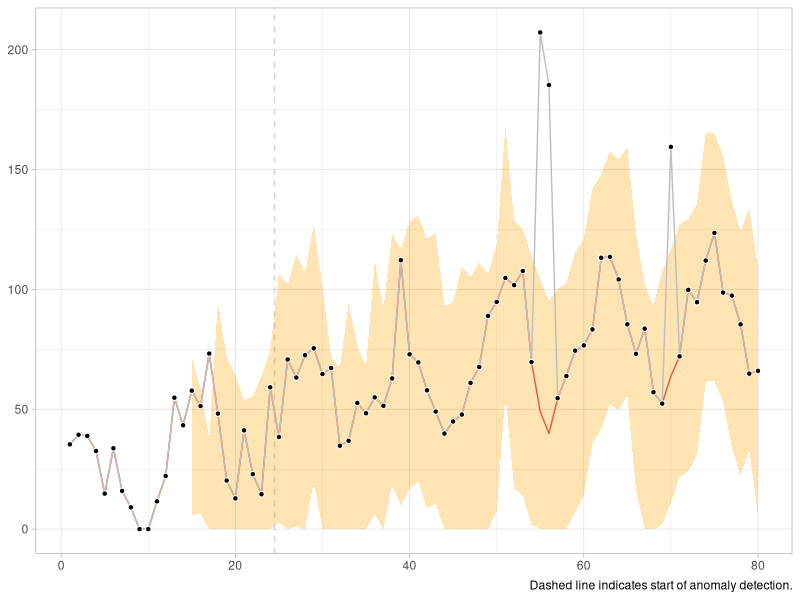
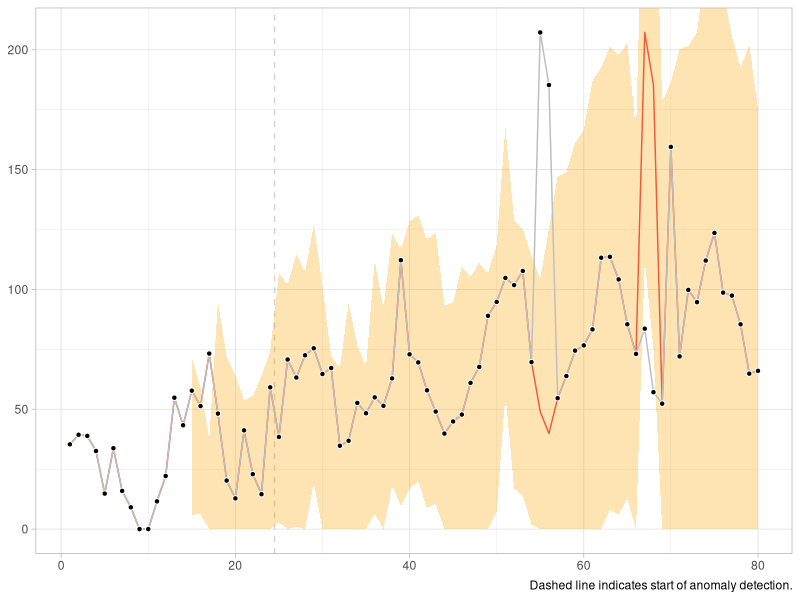

Here is the R script that generated these plots, in order:
## ---- chunk 1
set.seed(472)
x <- 1:80
y <- pmax(0, sinpi(x / 6) * 25 + sqrt(x) * 10 + rnorm(n = 80, sd = 10))

# Insert anomalous observations that need to be detected
y[c(55, 56, 70)] <- 3 * y[c(55, 56, 70)]
## ---- chunk 2
df <- data.frame(
  y = y,
  y_cleaned = y,
  forecast = NA_real_,
  residual = NA_real_,
  sigma = NA_real_,
  is_anomaly = FALSE
)
## ---- chunk 3
# Loop starts when first prediction from Seasonal Naive is possible
for (t in 13:nrow(df)) {
  df$forecast[t] <- df$y_cleaned[t - 12]
  df$sigma[t] <- sd(df$residual, na.rm = TRUE)
  df$residual[t] <- df$y[t] - df$forecast[t]
  
  if (t > 25) {
    # Collect 12 residuals before starting anomaly detection
    df$is_anomaly[t] <- abs(df$residual[t]) > 3 * df$sigma[t]
  }
  
  if (df$is_anomaly[t]) {
    df$y_cleaned[t] <- df$forecast[t]
    df$residual[t] <- NA_real_
  }
}
## ---- chunk 4
library(ggplot2)

df$index <- x
ggplot(df, aes(x = index)) +
  theme_light() +
  geom_vline(aes(xintercept = 24.5), linetype = 2, color = "lightgrey") + 
  geom_ribbon(
    aes(ymin = pmax(0, forecast - 3 * sigma), ymax = forecast + 3 * sigma),
    color = NA, fill = "orange", alpha = 0.3
    ) +
  geom_line(aes(y = y_cleaned), color = "#EC5C39") +
  geom_line(aes(y = y), color = "grey") +
  geom_point(aes(y = y), color = "white", fill = "black", pch = 21) +
  theme(axis.title.x = element_blank(), axis.title.y = element_blank()) +
  labs(caption = "Dashed line indicates start of anomaly detection.") +
  coord_cartesian(ylim = c(0, max(df$y)))
## ---- chunk 5
df <- data.frame(
  y = y,
  y_cleaned = y,
  forecast = NA_real_,
  residual = NA_real_,
  sigma = NA_real_,
  is_anomaly = FALSE
)
## ---- chunk 6
# Loop starts when first prediction from Seasonal Naive is possible
for (t in 13:nrow(df)) {
  df$forecast[t] <- df$y[t - 12]
  df$sigma[t] <- sd(df$residual, na.rm = TRUE)
  df$residual[t] <- df$y[t] - df$forecast[t]
  
  if (t > 25) {
    # Collect 12 residuals before starting anomaly detection
    df$is_anomaly[t] <- abs(df$residual[t]) > 3 * df$sigma[t]
  }
  
  if (df$is_anomaly[t]) {
    df$y_cleaned[t] <- df$forecast[t]
  }
}
## ---- chunk 7
df$index <- x
ggplot(df, aes(x = index)) +
  theme_light() +
  geom_vline(aes(xintercept = 24.5), linetype = 2, color = "lightgrey") + 
  geom_ribbon(
    aes(ymin = pmax(0, forecast - 3 * sigma), ymax = forecast + 3 * sigma),
    color = NA, fill = "orange", alpha = 0.3
    ) +
  geom_line(aes(y = y_cleaned), color = "#EC5C39") +
  geom_line(aes(y = y), color = "grey") +
  geom_point(aes(y = y), color = "white", fill = "black", pch = 21) +
  theme(axis.title.x = element_blank(), axis.title.y = element_blank()) +
  labs(caption = "Dashed line indicates start of anomaly detection.") +
  coord_cartesian(ylim = c(0, max(df$y)))
